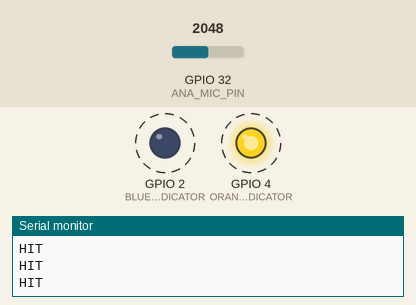
The sketch below on a simulated ESP32. Parts: output pins drawn as LEDs (lit = HIGH), the last lines printed to the serial monitor. Dashed ring = blinking. The inputs (shaded band) are chosen by the test bench; at power-on: GPIO 32 (ANA_MIC_PIN) = 2048. The local clock reads 2024-03-15 10:24:30 at power-on unless the sketch sets it; EEPROM starts erased; nothing arrives over Bluetooth unless stated; a phone connects over Bluetooth LE 3 s after start.

Above: at 1.95 s.
2.3 s: GPIO 32 (ANA_MIC_PIN) set to 1225
5.3 s: GPIO 32 (ANA_MIC_PIN) set to 1131
At 5.9 s:
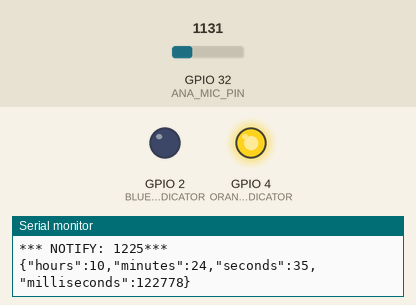
11.3 s: GPIO 32 (ANA_MIC_PIN) set to 1228
At 11.42 s:
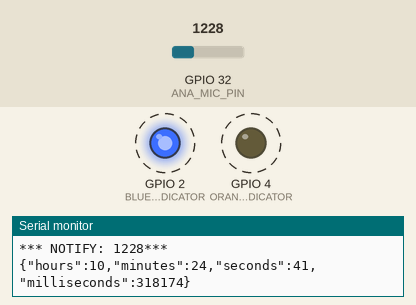
Timing chart, 0 to 15.3 s (numbered marks = the images above; inputs shaded):
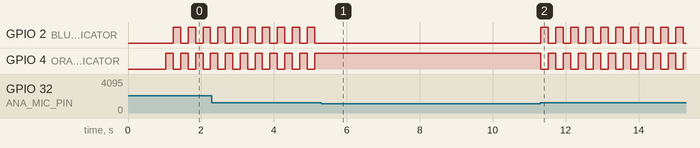

Measured:
- the behaviour switches between 1200 and 1199 on GPIO 32 (ANA_MIC_PIN) (found by bisection; images 0 and 1)
- after the input at 5.3 s, GPIO 2 (BLUE_INDICATOR): stops changing and stays LOW; GPIO 4 (ORANGE_INDICATOR): stops changing and stays HIGH
- after the input at 11.3 s, GPIO 2 (BLUE_INDICATOR), GPIO 4 (ORANGE_INDICATOR): alternates HIGH for 0.21 s and LOW for 0.21 s, starting at once
- by itself, GPIO 2 (BLUE_INDICATOR), GPIO 4 (ORANGE_INDICATOR): alternates HIGH for 0.20 s and LOW for 0.20 s

The sketch:

esp32_code.ino
```cpp
#include <ESP32Time.h>

/*
   Based on 31337Ghost's reference code from https://github.com/nkolban/esp32-snippets/issues/385#issuecomment-362535434
   which is based on pcbreflux's Arduino ESP32 port of Neil Kolban's example for IDF: https://github.com/nkolban/esp32-snippets/blob/master/cpp_utils/tests/BLE%20Tests/SampleScan.cpp
*/

/*
   Create a BLE server that will send periodic iBeacon frames.
   The design of creating the BLE server is:
   1. Create a BLE Server
   2. Create advertising data
   3. Start advertising.
   4. wait
   5. Stop advertising.
*/
#include <BLEDevice.h>
#include <BLEServer.h>
#include <BLEUtils.h>
#include <BLE2902.h>
#include <BLEBeacon.h>
#include <Preferences.h>
#include <ArduinoJson.h>
#include "soc/rtc_wdt.h"


#define DEVICE_NAME "ESP32"
#define SERVICE_UUID "7A0247E7-8E88-409B-A959-AB5092DDB03E"
#define START_SIGNAL_CHARACTERISTIC_UUID "3C224D84-566D-4F13-8B1C-2117021FF1A2"
#define STOPPLATE_SIGNAL_CHARACTERISTIC_UUID "57B92756-3DF4-4038-B825-FC8E1C2FDB5B"
#define TIME_CORRECTION_CHARACTERISTIC_UUID "840A0941-55E9-44E4-BFFF-1C3C27BF6AF0"
#define SETTING_STORE_CHARACTERISTIC_UUID "798F2478-4C44-417F-BB6E-EE2A826CC17C"

//pin define
#define HX711_SCK 16
#define HX711_DT 4

#define ORANGE_INDICATOR 4
#define BLUE_INDICATOR 2
#define ANA_MIC_PIN 32
#define DIG_MIC_PIN 33

//setting
Preferences preferences;
// enum BuzzerWaveformType {
//   Sine,
//   Square,
//   Sawtooth,
//   Triangle
// };
int flashDuration = 3;
float minRandomTime = 1;
float maxRandomTime = 3;
int buzzerHertz = 500;
int buzzerWaveform = 1;

StaticJsonDocument<200> setting_dto;
char setting_dto_json_doc[100];
DeserializationError json_error;
const char *payload_room;
const char *payload_msg;

void updateSettingJSON() {
  setting_dto["flashDuration"] = flashDuration;
  setting_dto["minRandomTime"] = minRandomTime;
  setting_dto["maxRandomTime"] = maxRandomTime;
  setting_dto["buzzerHertz"] = buzzerHertz;
  setting_dto["buzzerWaveform"] = buzzerWaveform;
  serializeJson(setting_dto, setting_dto_json_doc);
  Serial.print("Setting json updated: ");
  Serial.println(setting_dto_json_doc);
}


BLEServer *pServer;
BLECharacteristic *startSignalCharacteristic;
BLECharacteristic *stopPlateCharacteristic;
BLECharacteristic *timeCorrectionCharacteristic;
BLECharacteristic *settingStoreCharacteristic;

bool deviceConnected = false;
ESP32Time rtc(28800);

long startEpoch = 0;
long startMicro = 0;

class MyServerCallbacks : public BLEServerCallbacks {
  void onConnect(BLEServer *pServer) {
    deviceConnected = true;
    Serial.println("deviceConnected = true");
  };

  void onDisconnect(BLEServer *pServer) {
    deviceConnected = false;
    Serial.println("deviceConnected = false");

    // Restart advertising to be visible and connectable again
    BLEAdvertising *pAdvertising;
    pAdvertising = pServer->getAdvertising();
    pAdvertising->start();
    Serial.println("iBeacon advertising restarted");
  }
};
class startSignalCallbacks : public BLECharacteristicCallbacks {
  void onWrite(BLECharacteristic *pCharacteristic) {
    Serial.println("start count");
    startEpoch = rtc.getLocalEpoch();
    startMicro = rtc.getMicros();
  }
  void onRead(BLECharacteristic *pCharacteristic) {
    Serial.println("start count");
    startEpoch = rtc.getLocalEpoch();
    startMicro = rtc.getMicros();
  }
};
class stopPlateCallbacks : public BLECharacteristicCallbacks {
  void onWrite(BLECharacteristic *pCharacteristic) {
    std::string rxValue = pCharacteristic->getValue();

    if (rxValue.length() > 0) {
      Serial.print("Received Value: ");
      for (int i = 0; i < rxValue.length(); i++) {
        Serial.print(rxValue[i]);
      }
      Serial.println();
    }
  }
};
class timeCorrectionCallbacks : public BLECharacteristicCallbacks {
  void onWrite(BLECharacteristic *pCharacteristic) {
    std::string rxValue = pCharacteristic->getValue();
    String tempStoreStr = "";
    int timeStamp;

    if (rxValue.length() > 0) {
      for (int i = 0; i < rxValue.length(); i++) {
        tempStoreStr += rxValue[i];
      }
      Serial.println(tempStoreStr);
      timeStamp = tempStoreStr.toInt();
      rtc.setTime(timeStamp);
    }
  }
};
class settingStoreCallback : public BLECharacteristicCallbacks {
  void onWrite(BLECharacteristic *pCharacteristic) {
    std::string value = pCharacteristic->getValue();
    json_error = deserializeJson(setting_dto, value);
    if (!json_error) {
      flashDuration = setting_dto["flashDuration"];
      minRandomTime = setting_dto["minRandomTime"];
      maxRandomTime = setting_dto["maxRandomTime"];
      buzzerHertz = setting_dto["buzzerHertz"];
      buzzerWaveform = setting_dto["buzzerWaveform"];
      Serial.print("flashDuration: ");
      Serial.println(flashDuration);
      Serial.print("minRandomTime: ");
      Serial.println(minRandomTime);
      Serial.print("maxRandomTime: ");
      Serial.println(maxRandomTime);
      Serial.print("buzzerHertz: ");
      Serial.println(buzzerHertz);
      Serial.print("buzzerWaveform: ");
      Serial.println(buzzerWaveform);
      preferences.begin("stopplate", false);
      preferences.putInt("flashDuration", flashDuration);
      preferences.putFloat("minRandomTime", minRandomTime);
      preferences.putFloat("maxRandomTime", maxRandomTime);
      preferences.putInt("buzzerHertz", buzzerHertz);
      preferences.putInt("buzzerWaveform", buzzerWaveform);
      preferences.end();
      updateSettingJSON();
      settingStoreCharacteristic->setValue(setting_dto_json_doc);
    } else {
      Serial.println("Error");
      int flashDuration = 3;
      float minRandomTime = 1;
      float maxRandomTime = 3;
      int buzzerHertz = 500;
      int buzzerWaveform = 1;
      preferences.begin("stopplate", false);
      preferences.putInt("flashDuration", flashDuration);
      preferences.putFloat("minRandomTime", minRandomTime);
      preferences.putFloat("maxRandomTime", maxRandomTime);
      preferences.putInt("buzzerHertz", buzzerHertz);
      preferences.putInt("buzzerWaveform", buzzerWaveform);
      preferences.end();
      updateSettingJSON();
      settingStoreCharacteristic->setValue(setting_dto_json_doc);
    }
  }
};

void init_service() {
  // Create the BLE Service
  BLEService *pService = pServer->createService(SERVICE_UUID);

  // Create a BLE Characteristic
  stopPlateCharacteristic = pService->createCharacteristic(
    STOPPLATE_SIGNAL_CHARACTERISTIC_UUID,
    BLECharacteristic::PROPERTY_READ | BLECharacteristic::PROPERTY_WRITE | BLECharacteristic::PROPERTY_NOTIFY | BLECharacteristic::PROPERTY_INDICATE);
  stopPlateCharacteristic->setCallbacks(new stopPlateCallbacks());
  stopPlateCharacteristic->addDescriptor(new BLE2902());

  timeCorrectionCharacteristic = pService->createCharacteristic(
    TIME_CORRECTION_CHARACTERISTIC_UUID,
    BLECharacteristic::PROPERTY_READ | BLECharacteristic::PROPERTY_WRITE);
  timeCorrectionCharacteristic->setCallbacks(new timeCorrectionCallbacks());
  timeCorrectionCharacteristic->addDescriptor(new BLE2902());

  startSignalCharacteristic = pService->createCharacteristic(
    START_SIGNAL_CHARACTERISTIC_UUID,
    BLECharacteristic::PROPERTY_READ | BLECharacteristic::PROPERTY_WRITE);
  startSignalCharacteristic->setCallbacks(new startSignalCallbacks());
  startSignalCharacteristic->addDescriptor(new BLE2902());

  settingStoreCharacteristic = pService->createCharacteristic(
    SETTING_STORE_CHARACTERISTIC_UUID,
    BLECharacteristic::PROPERTY_READ | BLECharacteristic::PROPERTY_WRITE);
  settingStoreCharacteristic->setCallbacks(new settingStoreCallback());
  settingStoreCharacteristic->addDescriptor(new BLE2902());
  // Start the service
  pService->start();

  // Start advertising
  BLEAdvertising *pAdvertising = BLEDevice::getAdvertising();
  pAdvertising->addServiceUUID(SERVICE_UUID);
  pAdvertising->setScanResponse(false);
  pAdvertising->setMinPreferred(0x0);  // set value to 0x00 to not advertise this parameter
  BLEDevice::startAdvertising();
}


void hitHandler(int val) {
  Serial.println("HIT");
  if (digitalRead(ORANGE_INDICATOR) == 1) {
    digitalWrite(ORANGE_INDICATOR, LOW);
    digitalWrite(BLUE_INDICATOR, HIGH);
  } else {
    digitalWrite(ORANGE_INDICATOR, HIGH);
    digitalWrite(BLUE_INDICATOR, LOW);
  }
  if (deviceConnected) {
    Serial.print("*** NOTIFY: ");
    Serial.print(val);
    Serial.print("***\n");
    long totalTime = rtc.getLocalEpoch() - startEpoch;
    int hr = (totalTime % 86400L) / 3600;
    int min = (totalTime % 3600) / 60;
    int sec = (totalTime % 60);
    int nowMicro = rtc.getMicros();
    int mil;
    if (nowMicro > startMicro) {
      mil = nowMicro - startMicro;
    } else {
      mil = startMicro - rtc.getMicros();
    }
    // String timeStr = rtc.getDateTime();
    String timeStr = "{";
    timeStr += "\"hours\":";
    timeStr += hr;
    timeStr += ",";
    timeStr += "\"minutes\":";
    timeStr += min;
    timeStr += ",";
    timeStr += "\"seconds\":";
    timeStr += sec;
    timeStr += ",";
    timeStr += "\"milliseconds\":";
    timeStr += mil;
    timeStr += "}";
    Serial.println(timeStr);
    std::string timeStdStr(timeStr.c_str(), timeStr.length());
    stopPlateCharacteristic->setValue(timeStdStr);
    stopPlateCharacteristic->notify();
  }
}

void setup() {

  WRITE_PERI_REG(RTC_CNTL_BROWN_OUT_REG, 0);
  rtc_wdt_protect_off();
  rtc_wdt_disable();


  Serial.begin(115200);
  Serial.println();
  Serial.println("Initializing...");
  delay(1000);
  // Serial.flush();
  // esp_log_level_set("*", ESP_LOG_ERROR);        // set all components to ERROR level

  pinMode(BLUE_INDICATOR, OUTPUT);
  pinMode(ORANGE_INDICATOR, OUTPUT);
  digitalWrite(BLUE_INDICATOR, HIGH);
  digitalWrite(ORANGE_INDICATOR, HIGH);

  BLEDevice::init(DEVICE_NAME); //force reset here

  digitalWrite(BLUE_INDICATOR, LOW);
  digitalWrite(ORANGE_INDICATOR, LOW);

  pServer = BLEDevice::createServer();
  pServer->setCallbacks(new MyServerCallbacks());

  init_service();
  // initPlate();

  preferences.begin("stopplate", false);
  if (preferences.getInt("flashDuration", -1) == -1) {
    preferences.putInt("flashDuration", flashDuration);
    Serial.println("null flash");
  } else {
    flashDuration = preferences.getInt("flashDuration", -1);
  };
  if (preferences.getFloat("minRandomTime", -1) == -1) {
    preferences.putFloat("minRandomTime", minRandomTime);
  } else {
    minRandomTime = preferences.getFloat("minRandomTime", -1);
  };
  if (preferences.getFloat("maxRandomTime", -1) == -1) {
    preferences.putFloat("maxRandomTime", maxRandomTime);
  } else {
    maxRandomTime = preferences.getFloat("maxRandomTime", -1);
  };
  if (preferences.getInt("buzzerHertz", -1) == -1) {
    preferences.putInt("buzzerHertz", buzzerHertz);
  } else {
    buzzerHertz = preferences.getInt("buzzerHertz", -1);
  };
  if (preferences.getInt("buzzerWaveform", -1) == -1) {
    preferences.putInt("buzzerWaveform", buzzerWaveform);
  } else {
    buzzerWaveform = preferences.getInt("buzzerWaveform", -1);
  };
  preferences.end();

  Serial.print("flashDuration: ");
  Serial.println(flashDuration);
  Serial.print("minRandomTime: ");
  Serial.println(minRandomTime);
  Serial.print("maxRandomTime: ");
  Serial.println(maxRandomTime);
  Serial.print("buzzerHertz: ");
  Serial.println(buzzerHertz);
  Serial.print("buzzerWaveform: ");
  Serial.println(buzzerWaveform);

  updateSettingJSON();
  settingStoreCharacteristic->setValue(setting_dto_json_doc);

  Serial.println(setting_dto_json_doc);

  Serial.println("iBeacon + service defined and advertising!");
}

int stopplatePressureChangeThreshold = 50;
int stopplatePressureErrorLimit = 6000;
int stopplateTriggerCooldown = 200;

long lastTrigger;
void loop() {
  int micVal = analogRead(ANA_MIC_PIN);
  // Serial.print(analogRead(DIG_MIC_PIN));
  // Serial.print(",");
  // Serial.println(analogRead(ANA_MIC_PIN));
  delay(10);
  if (micVal >= 1200 && millis() - lastTrigger >= stopplateTriggerCooldown) {
    lastTrigger = millis();
    hitHandler(micVal);
  }
  // Serial.print(currentPressure);
  // Serial.print(",   ");
  // Serial.println(prevPressure);
  // && currentPressure <= stopplatePressureErrorLimit
  // if (currentPressure - prevPressure >= stopplatePressureChangeThreshold) {
  //   hitHandler(currentPressure);
  // }

  // prevPressure = currentPressure;
  // delay(5);
}
```
